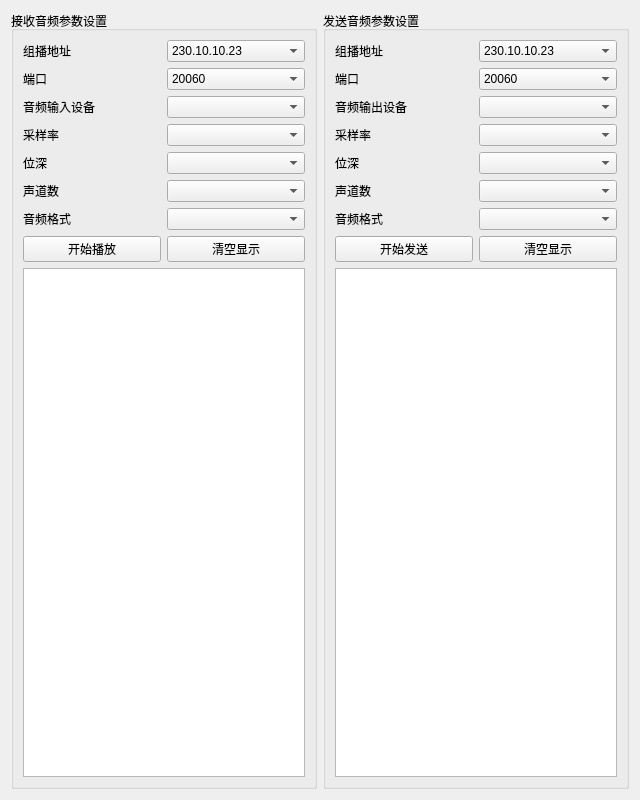
<?xml version="1.0" encoding="UTF-8"?>
<ui version="4.0">
 <class>PCMForm</class>
 <widget class="QWidget" name="PCMForm">
  <property name="geometry">
   <rect>
    <x>0</x>
    <y>0</y>
    <width>640</width>
    <height>800</height>
   </rect>
  </property>
  <property name="windowTitle">
   <string>奥特维音频测试工具</string>
  </property>
  <layout class="QGridLayout" name="gridLayout_5">
   <item row="0" column="0">
    <widget class="QGroupBox" name="groupBox">
     <property name="title">
      <string>接收音频参数设置</string>
     </property>
     <layout class="QGridLayout" name="gridLayout_4">
      <item row="0" column="0">
       <layout class="QGridLayout" name="gridLayout">
        <item row="2" column="1">
         <widget class="QComboBox" name="OutputDeviceBox"/>
        </item>
        <item row="5" column="1">
         <widget class="QComboBox" name="OutputChannelsBox"/>
        </item>
        <item row="6" column="0">
         <widget class="QLabel" name="label_6">
          <property name="text">
           <string>音频格式</string>
          </property>
         </widget>
        </item>
        <item row="4" column="1">
         <widget class="QComboBox" name="OutputSampleSizesBox"/>
        </item>
        <item row="3" column="0">
         <widget class="QLabel" name="label_3">
          <property name="text">
           <string>采样率</string>
          </property>
         </widget>
        </item>
        <item row="6" column="1">
         <widget class="QComboBox" name="OutputCodecsBox"/>
        </item>
        <item row="2" column="0">
         <widget class="QLabel" name="label">
          <property name="text">
           <string>音频输入设备</string>
          </property>
         </widget>
        </item>
        <item row="0" column="0">
         <widget class="QLabel" name="label_2">
          <property name="text">
           <string>组播地址</string>
          </property>
         </widget>
        </item>
        <item row="5" column="0">
         <widget class="QLabel" name="label_5">
          <property name="text">
           <string>声道数</string>
          </property>
         </widget>
        </item>
        <item row="4" column="0">
         <widget class="QLabel" name="label_4">
          <property name="text">
           <string>位深</string>
          </property>
         </widget>
        </item>
        <item row="7" column="1">
         <widget class="QPushButton" name="ClearOutputTextPB">
          <property name="text">
           <string>清空显示</string>
          </property>
         </widget>
        </item>
        <item row="0" column="1">
         <widget class="QComboBox" name="OutputAddress">
          <item>
           <property name="text">
            <string>230.10.10.23</string>
           </property>
          </item>
          <item>
           <property name="text">
            <string>230.10.10.24</string>
           </property>
          </item>
          <item>
           <property name="text">
            <string>230.10.10.25</string>
           </property>
          </item>
          <item>
           <property name="text">
            <string>230.10.10.26</string>
           </property>
          </item>
         </widget>
        </item>
        <item row="3" column="1">
         <widget class="QComboBox" name="OutputSampleRateBox"/>
        </item>
        <item row="7" column="0">
         <widget class="QPushButton" name="PlaybackPB">
          <property name="text">
           <string>开始播放</string>
          </property>
         </widget>
        </item>
        <item row="8" column="0" colspan="2">
         <widget class="QPlainTextEdit" name="OutputPlainTextEdit"/>
        </item>
        <item row="1" column="1">
         <widget class="QComboBox" name="OutputPortBox">
          <item>
           <property name="text">
            <string>20060</string>
           </property>
          </item>
         </widget>
        </item>
        <item row="1" column="0">
         <widget class="QLabel" name="label_7">
          <property name="text">
           <string>端口</string>
          </property>
         </widget>
        </item>
       </layout>
      </item>
     </layout>
    </widget>
   </item>
   <item row="0" column="1">
    <widget class="QGroupBox" name="groupBox_3">
     <property name="title">
      <string>发送音频参数设置</string>
     </property>
     <layout class="QGridLayout" name="gridLayout_2">
      <item row="0" column="0">
       <layout class="QGridLayout" name="gridLayout_3">
        <item row="7" column="0">
         <widget class="QPushButton" name="RecodePB">
          <property name="text">
           <string>开始发送</string>
          </property>
         </widget>
        </item>
        <item row="8" column="0" colspan="2">
         <widget class="QPlainTextEdit" name="InputPlainTextEdit"/>
        </item>
        <item row="5" column="0">
         <widget class="QLabel" name="label_18">
          <property name="text">
           <string>声道数</string>
          </property>
         </widget>
        </item>
        <item row="4" column="1">
         <widget class="QComboBox" name="InputSampleSizesBox"/>
        </item>
        <item row="2" column="1">
         <widget class="QComboBox" name="InputDeviceBox"/>
        </item>
        <item row="3" column="1">
         <widget class="QComboBox" name="InputSampleRateBox"/>
        </item>
        <item row="2" column="0">
         <widget class="QLabel" name="label_15">
          <property name="text">
           <string>音频输出设备</string>
          </property>
         </widget>
        </item>
        <item row="6" column="0">
         <widget class="QLabel" name="label_14">
          <property name="text">
           <string>音频格式</string>
          </property>
         </widget>
        </item>
        <item row="0" column="0">
         <widget class="QLabel" name="label_17">
          <property name="text">
           <string>组播地址</string>
          </property>
         </widget>
        </item>
        <item row="6" column="1">
         <widget class="QComboBox" name="InputCodecsBox"/>
        </item>
        <item row="7" column="1">
         <widget class="QPushButton" name="ClearInputTextPB">
          <property name="text">
           <string>清空显示</string>
          </property>
         </widget>
        </item>
        <item row="0" column="1">
         <widget class="QComboBox" name="InputAddress">
          <item>
           <property name="text">
            <string>230.10.10.23</string>
           </property>
          </item>
          <item>
           <property name="text">
            <string>230.10.10.24</string>
           </property>
          </item>
          <item>
           <property name="text">
            <string>230.10.10.25</string>
           </property>
          </item>
          <item>
           <property name="text">
            <string>230.10.10.26</string>
           </property>
          </item>
         </widget>
        </item>
        <item row="3" column="0">
         <widget class="QLabel" name="label_16">
          <property name="text">
           <string>采样率</string>
          </property>
         </widget>
        </item>
        <item row="5" column="1">
         <widget class="QComboBox" name="InputChannelsBox"/>
        </item>
        <item row="4" column="0">
         <widget class="QLabel" name="label_13">
          <property name="text">
           <string>位深</string>
          </property>
         </widget>
        </item>
        <item row="1" column="0">
         <widget class="QLabel" name="label_8">
          <property name="text">
           <string>端口</string>
          </property>
         </widget>
        </item>
        <item row="1" column="1">
         <widget class="QComboBox" name="InputPortBox">
          <item>
           <property name="text">
            <string>20060</string>
           </property>
          </item>
         </widget>
        </item>
       </layout>
      </item>
     </layout>
    </widget>
   </item>
  </layout>
 </widget>
 <resources/>
 <connections/>
</ui>
